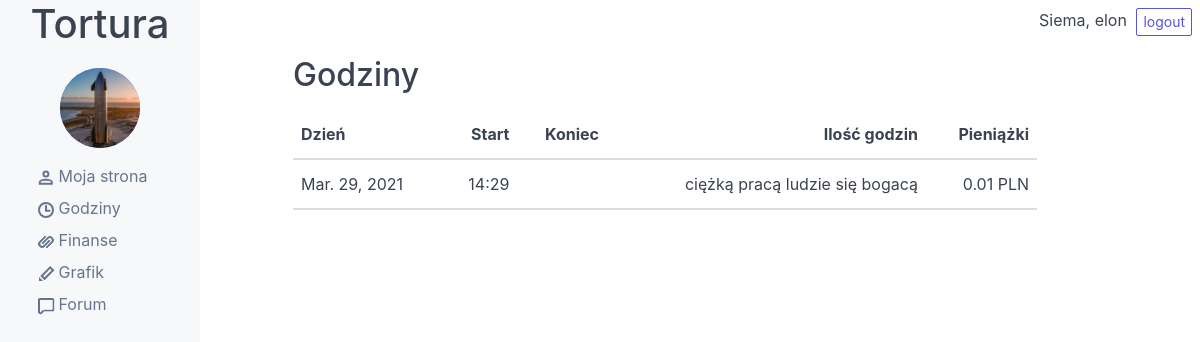
/hours/ (signed in), run on an earlier commit of the app's database.
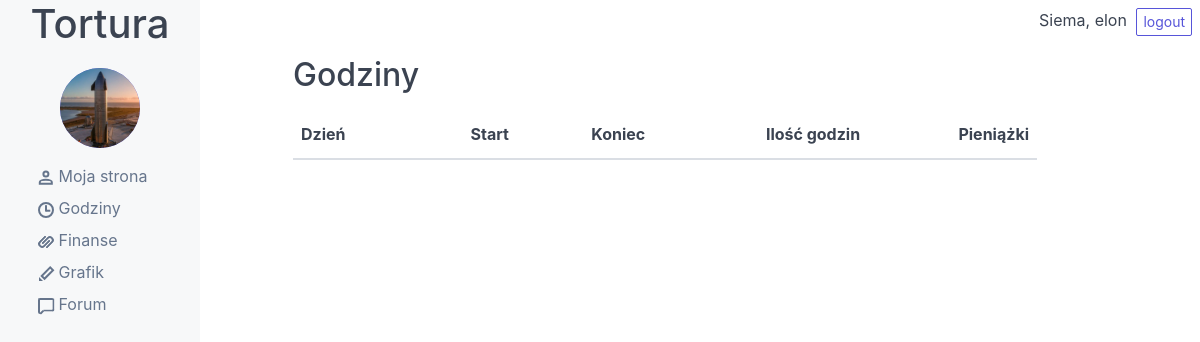
And on a later commit of the database.
### articles/models.py (models this page shows, shortened)
class HoursWorked(models.Model):
    user = models.ForeignKey(User, on_delete=models.SET_NULL, null=True)
    day = models.DateField(auto_now_add=True)
    start = models.DateTimeField()
    finish = models.DateTimeField(null=True)
    salary = models.FloatField(null=True, default=0.0)
    objects = HoursWorkedManager()
    class Meta:
        ordering = ['-day', '-start']
    def duration(self):
        if self.finish:
            return str(self.finish - self.start).split('.')[0]
        return 'ciężką pracą ludzie się bogacą'

### articles/views.py (the view)
# urls.py: path('hours/', HoursListView.as_view(), name='hours'),
class HoursListView(LoginRequiredMixin, PermissionRequiredMixin, ListView):
    template_name = 'articles/hours.html'
    def get_queryset(self):
        return User.objects.get(pk=self.request.user.id)
    def has_permission(self):
        return self.get_queryset() == self.request.user

### articles/templates/articles/hours.html
{% extends 'base.html' %}
{% block content %}
<h2>Godziny</h2>
<div style="margin-top: 15px;">
    <table class="table table-hover">
        <thead>
            <tr>
                <th>Dzień</th>
                <th style="text-align: right;">Start</th>
                <th style="text-align: right;">Koniec</th>
                <th style="text-align: right;">Ilość godzin</th>
                <th style="text-align: right;">Pieniążki</th>
            </tr>
        </thead>
        <tbody>
            {% for day in user.hoursworked_set.all %}
            <tr>
                <th class="table-font">{{ day.day }}</th>
                <th class="table-font" style="text-align: right;">{{day.start|time:"H:i"}}</th>
                <th class="table-font" style="text-align: right;">{{day.finish|time:"H:i"}}</th>
                <th class="table-font" style="text-align: right;">{{ day.duration}}</th>
                <th class="table-font" style="text-align: right;">
                    {% if day.salary %}
                    {{ day.salary}} PLN
                    {% else %}
                    0.01 PLN
                    {% endif %}
                </th>
            </tr>
            {% endfor %}
        </tbody>
    </table>
{% endblock %}

What changed in the data, as far as the page shows it:
removed HoursWorked: day "Mar. 29, 2021", start "14:29", duration "ciężką pracą ludzie się bogacą", salary "0.01 PLN"
